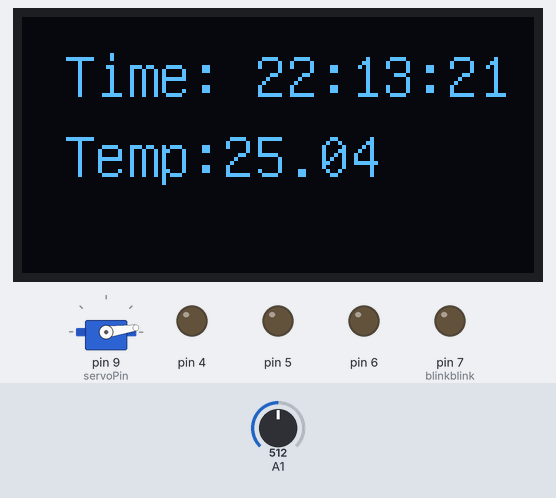
A sketch run on a simulated Arduino Uno, built with avr-gcc and run on an emulated ATmega328P. Parts: servo, 128×64 one-colour display, output pins drawn as LEDs (lit = HIGH). Dashed ring = blinking. The test bench sets the inputs (shaded band); at power-on: A1 = 512. The local clock reads 2024-03-15 10:24:30 at power-on unless the sketch sets it.

Above: at 2.0 s.
2.1 s: A1 set to 534
At 3.4 s:
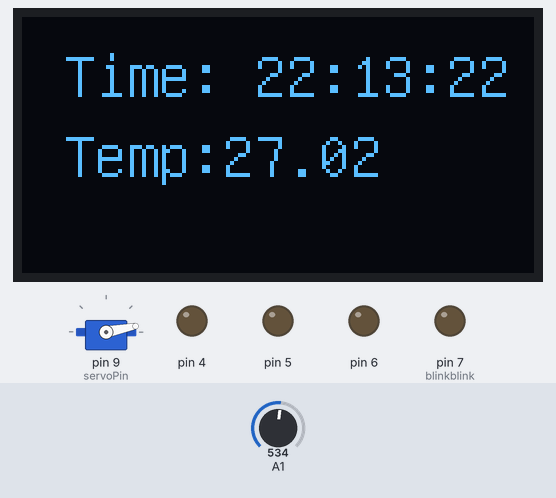
5.1 s: A1 set to 557
At 7.0 s:
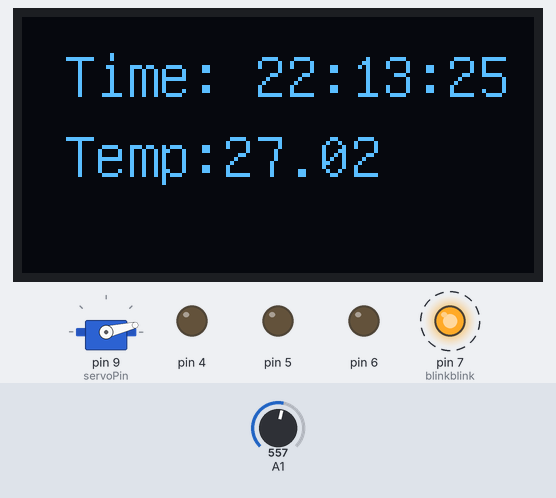
8.1 s: A1 set to 716
At 9.4 s:
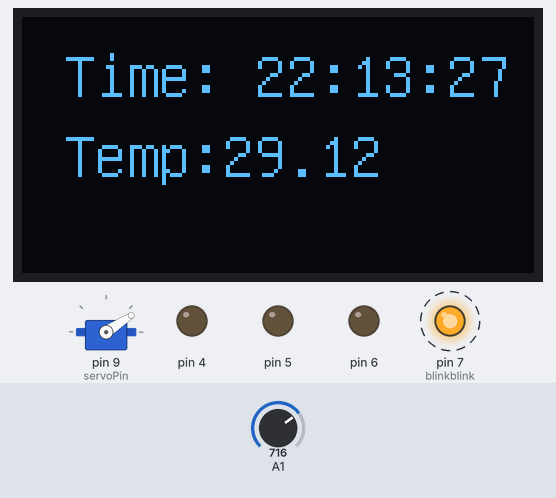
11.1 s: A1 set to 900
At 11.8 s:
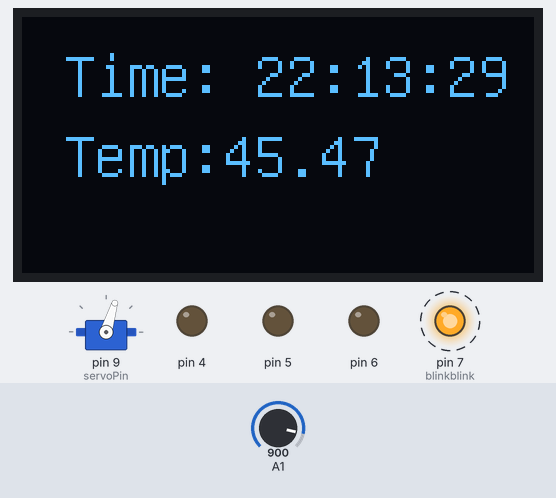
Timing chart, 0 to 15.1 s (numbered marks = the images above; inputs shaded):
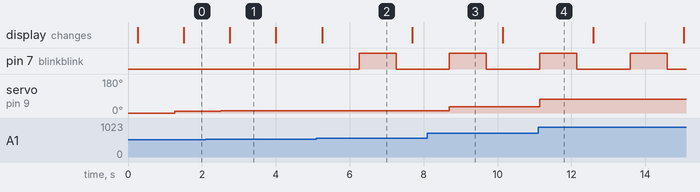

Measured:
- the behaviour switches between 544 and 545 on A1 (found by bisection; images 1 and 2)
- after the input at 2.1 s, servo on pin 9 (servoPin): 8° → 11° after 0.41 s
- after the input at 5.1 s, pin 7 (blinkblink): LOW → HIGH after 1.2 s, → LOW 1.0 s later; servo on pin 9 (servoPin): 11° → 13° after 1.2 s
- after the input at 8.1 s, servo on pin 9 (servoPin): 13° → 33° after 0.60 s
- after the input at 11.1 s, servo on pin 9 (servoPin): 33° → 73° after 0.05 s
- what the display in image 2 shows lasts 2.4 s, from 5.3 s to 7.7 s

The sketch:

tid_och_temp.ino
```cpp
/*
* Name: clock and temp project
* Author: Figge Hellström
* Date: 2024-10-10
* Description: This project uses a ds3231 to measure time and displays the time to an 1306 oled display,
* Further, it measures temprature with a analog temprature module and displays a mapped value to a 9g-servo-motor
*/

// Include Libraries

// Init constants

// Init global variables

// construct objects


#include "U8glib.h"
#include <RTClib.h>
#include <Wire.h>
#include "Servo.h"


U8GLIB_SSD1306_128X64 u8g(U8G_I2C_OPT_NO_ACK);


Servo myservo;

#define servoPin 9
const int blinkblink = 7;
const int wait = 200;
const int waitey = 1000;

DateTime now;

RTC_DS3231 rtc;
char t[32];


void setup() {
// init communication

// Init Hardware

  for(int i= 4; i <= 6; i++){
    pinMode(i, OUTPUT);
  }
  pinMode(A1, INPUT);
  pinMode(7, OUTPUT);
  Serial.begin(9600);
  Serial.begin(9600);
  Wire.begin();
  rtc.begin();
  rtc.adjust(DateTime(F(__DATE__),F(__TIME__)));
  //rtc.adjust(DateTime(2019, 1, 21, 5, 0, 0));

  myservo.attach(servoPin);
  myservo.write(0);

}

void loop() {
  now = rtc.now();

  oledWrite(getTime(), getTemp()); // write time and temp on screen
  delay(1000);
  servoWrite(getTemp()); // Make servo go to the same degrees as the temp
  blinkblonk(); // makes lamp blink when temp > 28

}

/*
* This function reads an analog pin connected to an analog temprature sensor and calculates the corresponding temp
*Parameters: Void
*Returns: temprature as float
*/
float getTemp() {
  int Vo;
  float R1 = 10000;
  float logR2;
  float R2;
  float T;
  float c1 = 0.001129148, c2 = 0.000234125, c3 = 0.0000000876741;


  Vo = analogRead(A1);
  R2 = R1 * (1023.0 / (float)Vo - 1.0);
  logR2 = log(R2);
  T = (1.0 / (c1 + c2 * logR2 + c3 * logR2 * logR2 * logR2)); // temperature in Kelvin
  T = T - 273.15;

  return T;
}

/*
* This function takes a string and draws it to an oled display
*Parameters: - text: String to write to display
*Returns: void
*/
void oledWrite(String time, float temp){
  String temp_str = String(temp,2);
  u8g.firstPage();
  do {
    u8g.setFont(u8g_font_unifont);
    u8g.drawStr(10, 20, time.c_str());
    u8g.drawStr(10, 40, "Temp: ");
    u8g.drawStr(50, 40, temp_str.c_str());

  } while (u8g.nextPage());
}

/*
*This function reads time from an ds3231 module and package the time as a String
*Parameters: Void
*Returns: time in hh:mm:ss as String
*/
String getTime(){
  DateTime now = rtc.now();
  return ("Time: " + String(now.hour()) + ":" + String(now.minute()) +  ":" + String(now.second()));
}

/*
* takes a temprature value and maps it to corresppnding degree on a servo
*Parameters: - value: temprature
*Returns: void
*/
void servoWrite(float value){
  int temp = map(getTemp(), 18, 26, 0,10);
  myservo.write(temp);
}

// lamp blinks if temp > 28
void blinkblonk() {
  if (getTemp() > 28) {
    digitalWrite(blinkblink, HIGH);
    delay(waitey);
    digitalWrite(blinkblink, LOW);
    delay(wait);
  }
}
```
